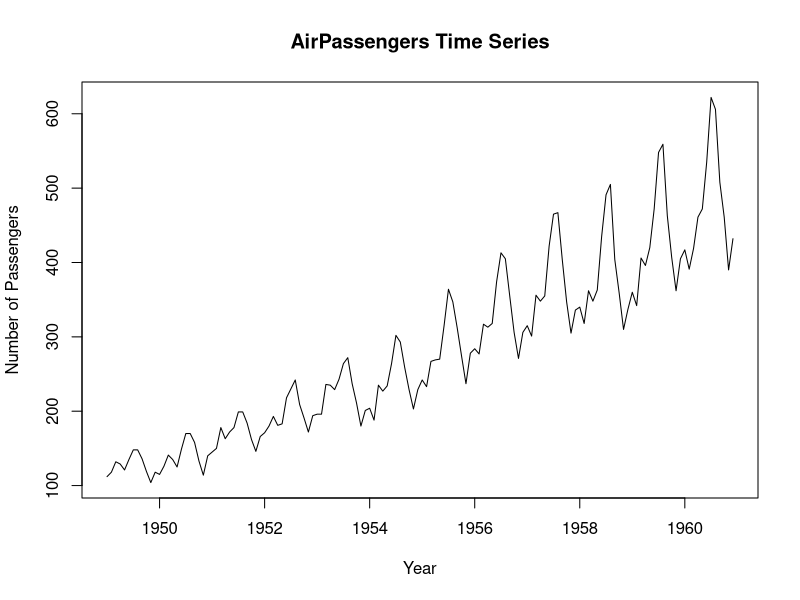
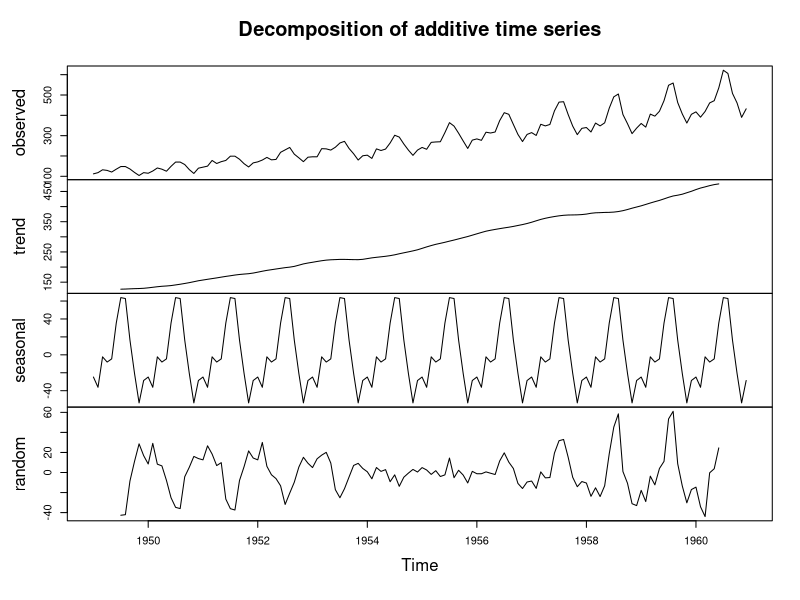

Source code (R) for these figures, in order:
rm(list = ls())

library(stats)

data(AirPassengers)

air_ts <- ts(AirPassengers, start = c(1949, 1), frequency = 12)

plot(air_ts,
     main = "AirPassengers Time Series",
     xlab = "Year",
     ylab = "Number of Passengers")

air_decomp <- decompose(air_ts)

plot(air_decomp)

air_decomp

